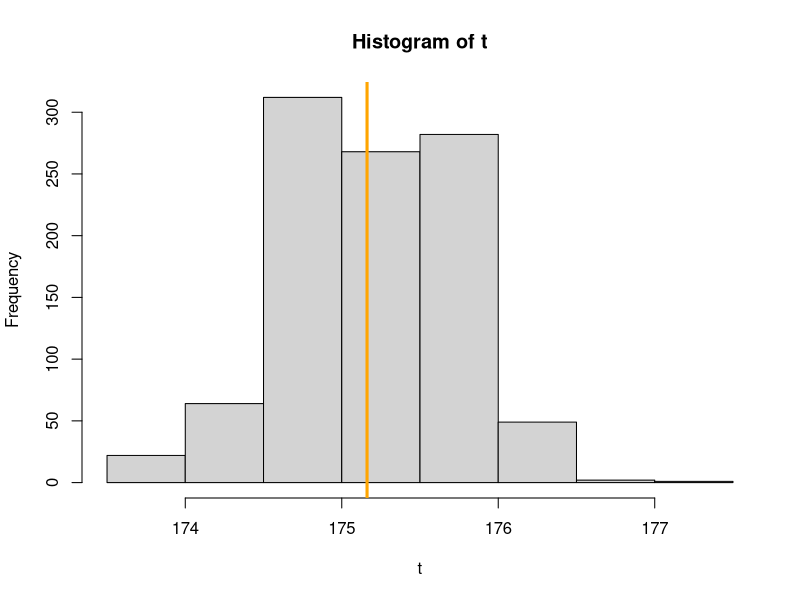
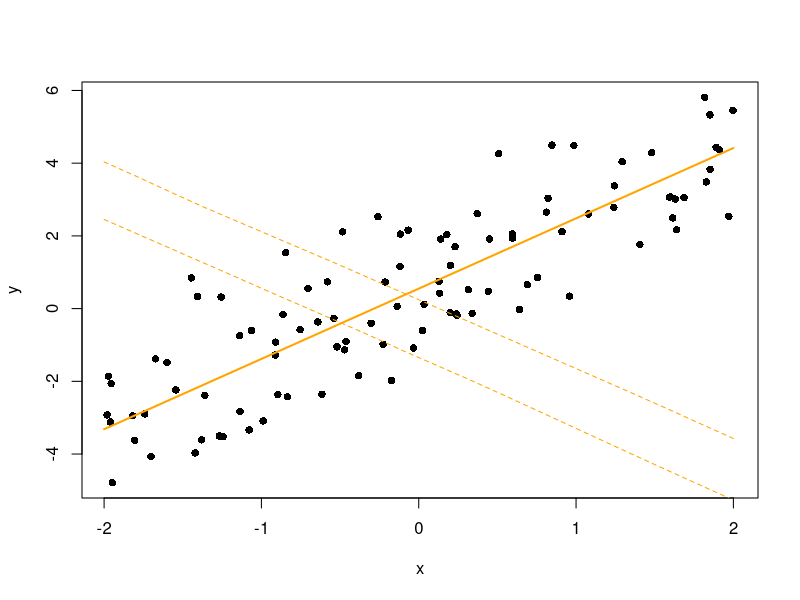

Generate these figures, in order, with R:
set.seed(20151101)
height <- rnorm(100, 175, 6)

t0 <- median(height)
t <- sapply(1:1000, function (x) median(sample(x = height, size = 100, replace = TRUE)))

hist(t)
abline(v = t0, col = "orange", lwd = 3)

# Boostrap no parametrico y parametrico usando la biblioteca boot
library(boot)
b1 <- boot(data = height, statistic = function (x, i) median(x[i]), R = 1000)
boot.ci(b1)

# Boostrap parametrico con boot
x <- runif(100, -2, 2)
y <- rnorm(100, 1 + 2 * x, 1)
dat <- data.frame(x = x, y = y)

# Ejemplo simple con modelo lineal
m <- lm(y ~ x)

# Obtener los intervalos de confianza para el coeficiente del modelo
foo <- function (out) {
  m <- lm(y ~ x, out)
  coef(m)
}

# rgen genera un nuevo vector de respuesta a partir del modelo
rgen <- function (dat, mle) {
  out <- dat
  out$y <- unlist(simulate(mle))
  return(out)
}

# Genera 1000 muestras de bootstrap
b2 <- boot(dat, foo, R = 1000, sim = "parametric", ran.gen = rgen, mle = m)

# Intervaloz de confianza para los coeficientes
boot.ci(b2, type = "perc", index = 1)

# Intervalos de confianza para los coeficientes
boot.ci(b2, type = "perc", index = 2)

# ===============================================
# Bootstrap aplicado a modelos de efectos mixtos
# ===============================================
library(lme4)
dat <- data.frame(x = runif(100, -2, 2), ind = gl(10, 10))
dat$y <- 1 + 2 * dat$x + rnorm(10, 0, 1.2)[dat$ind] + rnorm(100, 0, 0.5)
m <- lmer(y ~ x + (1 | ind), dat)

# Obtener los intervalos de confianza bootstrap para los parametros
b_par <- bootMer(x = m, FUN = fixef, nsim = 200)
boot.ci(b_par, type = "perc", index = 1)

# Obtengamos los intervalos de confianza bootstrap para los parametros
boot.ci(b_par, type = "perc", index = 2)

# Alternativa
confint(m, parm = c(3, 4), method = "boot", nsim = 200,  boot.type = "perc")

# Obtengamos los intervalos de confianza bootstrap alrededor de las curvas de regresion
new_dat <- data.frame(x = seq(-2, 2, length = 20))
mm <- model.matrix(~ x, data = new_dat)
predFun <- function (.) mm%*%fixef(.)
bb <- bootMer(m, FUN = predFun, nsim = 200) # do this 200 times

# Como hicimos esto 200 veces, el IC del 95% estara delimitado por los valores 5 y 195
bb_se <- apply(bb$t, 2, function (x) x[order(x)][c(5, 195)])
new_dat$LC <- -bb_se[1,]
new_dat$UC <- -bb_se[2,]
new_dat$pred <- predict(m, newdata = new_dat, re.form = ~0)

# Grafica de los resultados
plot(y ~ x, dat, pch = 16)
lines(pred ~ x, new_dat, lwd = 2, col = "orange")
lines(LC ~ x, new_dat, lty = 2, col = "orange")
lines(UC ~ x, new_dat, lty = 2, col = "orange")

# Finalmente, obtengamos los p-valores bootstrap de la prueba de razon
library(pbkrtest)
m_0<-update(m,.~.-x) 
PBmodcomp(m,m_0,nsim=200)